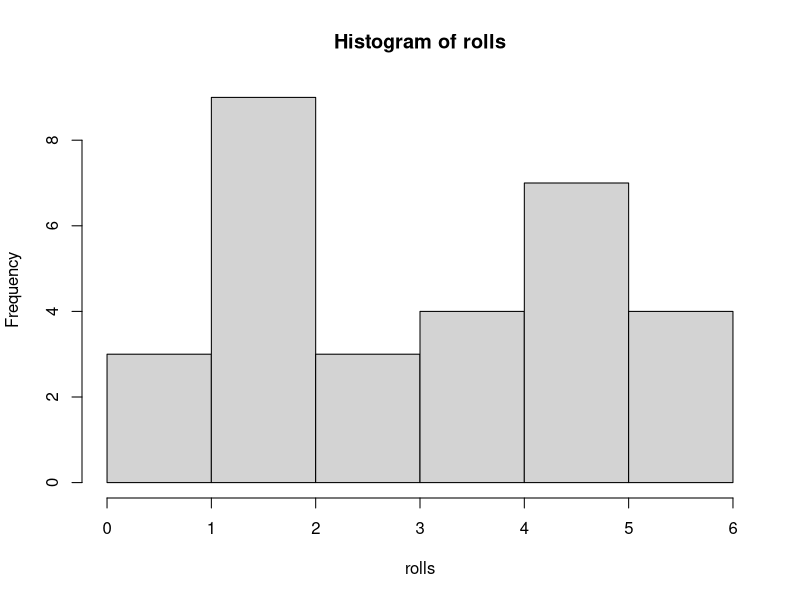
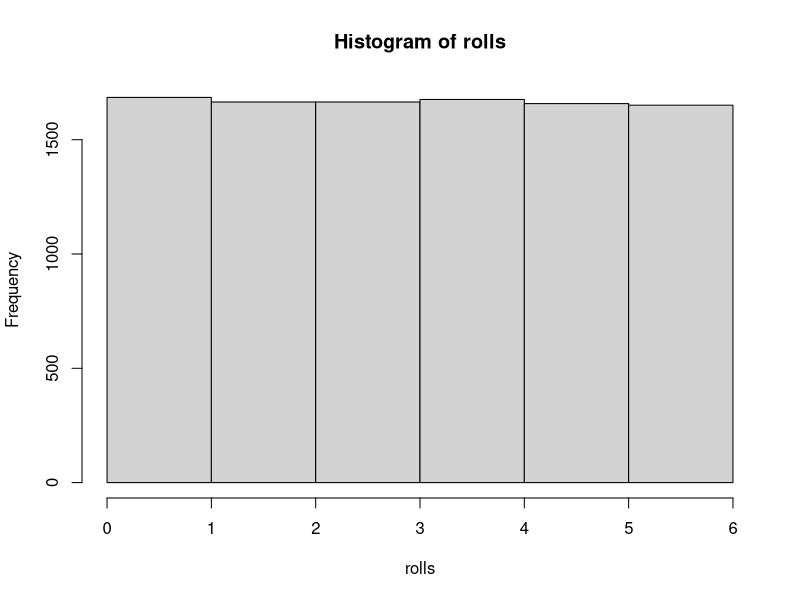

Reproduce these figures in R, in order.
## ---- chunk 1
set.seed(12)
## ---- chunk 2
#| label: dice-rolls
#| echo: true
#| output-location: column

# sample space is dice face values
faces <- c(1, 2, 3, 4, 5, 6)

# roll it 30 times, allow repeats
rolls <- sample(faces, 30, replace=TRUE)

# display outcomes as a chart and a list
hist(rolls, breaks=0:6); rolls
## ---- chunk 3
#| label: dice-rolls-large
#| echo: true
#| code-line-numbers: "4-5"
#| output-location: column

# sample space is dice face values
faces <- c(1, 2, 3, 4, 5, 6)

# now roll it ten thousand times!
rolls <- sample(faces, 10000, replace=TRUE)

# display outcomes as a chart
hist(rolls, breaks=0:6)
